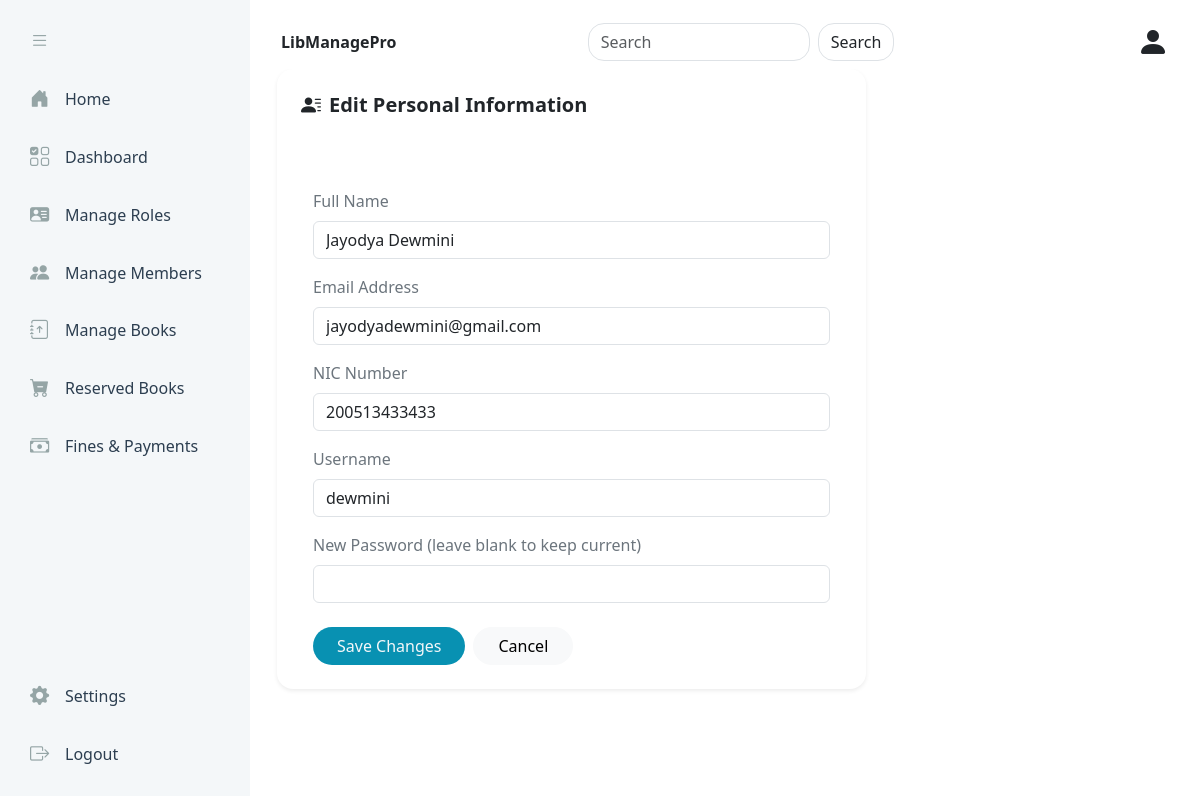
Screenshot of /src/Views/ProfileDetailEdit.php (signed in) with the database file from the repository.
### tables this page shows
CREATE TABLE `user` (
  `id` int(4) NOT NULL,
  `username` varchar(45) NOT NULL,
  `password` varchar(12) NOT NULL,
  `name` varchar(45) NOT NULL,
  `nic` varchar(12) NOT NULL,
  `email` varchar(45) NOT NULL,
  `roleid` int(1) NOT NULL,
  `profilepic` mediumblob DEFAULT NULL,
  PRIMARY KEY (`id`),
  UNIQUE KEY `nic_UNIQUE` (`nic`),
  KEY `roleid` (`roleid`),
  CONSTRAINT `roleid` FOREIGN KEY (`roleid`) REFERENCES `role` (`roleid`) ON DELETE NO ACTION ON UPDATE NO ACTION
);

### src/Views/ProfileDetailEdit.php (the view, shortened to what this page needs)
<!DOCTYPE html>
<html lang="en">
<head>
    <link rel="stylesheet" href="../../public/assets/css/navsidebar.css">
    <link rel="stylesheet" href="../../public/assets/css/bootstrap.min.css">
    <link rel="stylesheet" href="../../public/assets/css/profile.css">
    <link rel="stylesheet" href="https://cdn.jsdelivr.net/npm/bootstrap-icons@1.13.1/font/bootstrap-icons.min.css">
    <link rel="stylesheet" href="https://cdnjs.cloudflare.com/ajax/libs/font-awesome/6.0.0/css/all.min.css">
</head>
<body>
    <?php include '../Includes/navsidebar.php' ?>
    <div class="content d-flex flex-column flex-grow-1" id="main-content">
        <?php include '../Includes/navbar.php' ?>
        <?php
        $db = new DBConnection();
        $conn = $db->getConnection();
        $logged_username = $_SESSION['username'];
        $query = "SELECT name, nic, email FROM user WHERE username = ?";
        $stat = $conn->prepare($query);
        $stat->bind_param("s", $logged_username);
        $stat->execute();
        $result = $stat->get_result();
        $user = $result->fetch_assoc();
        ?>
        <main class="flex-grow-1" style="overflow-y: auto;">
            <div class="container">
                <div class="row g-4">
                    <div class="col-lg-8">
                        <div class="card border-0 shadow-sm rounded-4 p-4 mb-4">
                            <h5 class="fw-bold mb-4"><i class="bi bi-person-lines-fill me-2"></i>Edit Personal Information</h5>
                            <div class="container mt-5">
                                    <form action="../Controllers/ProfileUpdateController.php" method="POST">
                                        <div class="mb-3">
                                            <label class="form-label text-secondary">Full Name</label>
                                            <input type="text" name="fullname" class="form-control" value="<?= htmlspecialchars($user['name']) ?>" required>
                                        </div>
                                        <div class="mb-3">
                                            <label class="form-label text-secondary">Email Address</label>
                                            <input type="email" name="email" class="form-control" value="<?= htmlspecialchars($user['email']) ?>" required>
                                        </div>
                                        <div class="mb-3">
                                            <label class="form-label text-secondary">NIC Number</label>
                                            <input type="text" name="nic" class="form-control" value="<?= htmlspecialchars($user['nic']) ?>" readonly>
                                        </div>
                                        <div class="mb-3">
                                            <label class="form-label text-secondary">Username</label>
                                            <input type="text" name="username" class="form-control" value="<?= htmlspecialchars($_SESSION['username']) ?>" readonly>
                                        </div>
                                        <div class="mb-4">
                                            <label class="form-label text-secondary">New Password (leave blank to keep current)</label>
                                            <input type="password" name="password" class="form-control">
                                        </div>
                                        <div class="d-flex gap-2">
                                            <button type="submit" name="update_profile" id="submitbtn" class="btn btn-primary px-4 rounded-pill">Save Changes</button>
                                            <a href="profile.php" class="btn btn-light px-4 rounded-pill">Cancel</a>
                                        </div>
                                    </form>
                                </div>
                            </div>
                        </div>
                    </div>
                </div>
            </div>
</body>
</html>

### public/assets/css/navsidebar.css (style rules this page uses)
:root { --main: #34495E; --main-dark: #2C3E50; --main-light: #4E6A85; --bg: #F4F7F9; --card: #FFFFFF; --sidebar-bg: #2C3E50; --accent: #0891B2; --success: #6B8E61; --danger: #E74C3C; --text-light: #ecf0f1; --text-muted: #95a5a6; --border: #DCE4EC; --sidebar-width: 250px; --sidebar-collapsed: 80px; }
body { display: flex; margin: 0; padding: 0; height: 100vh; width: 100vw; overflow: hidden; }
.content { padding: 15px; transition: margin-left 0.3s ease; flex-grow: 1; width: 0; display: flex; flex-direction: column; overflow-y: auto; }

### public/assets/css/profile.css (style rules this page uses)
:root { --main: #34495E; --main-dark: #2C3E50; --main-light: #4E6A85; --bg: #F4F7F9; --card: #FFFFFF; --sidebar-bg: #F8FAF9; --accent: #0891B2; --success: #6B8E61; --danger: #E74C3C; --text-dark: #2C3E50; --text-muted: #7F8C8D; --border: #DCE4EC; }
#submitbtn { justify-content: center; align-items: center; border-radius: 20px; padding: 6px; background: var(--accent); color: var(--bg); border: none; transition: all 0.3s ease; cursor: pointer; display: inline-flex; }

### rows the page displays
user: fullname "Jayodya Dewmini", email "jayodyadewmini@gmail.com", nic "200513433433"
